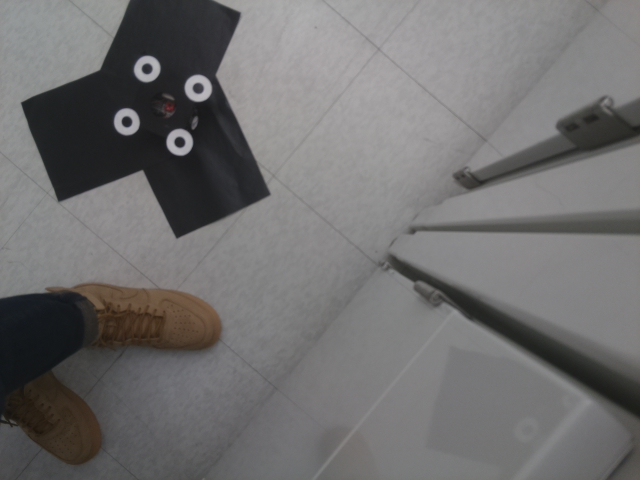
%> input picture platform-test/image.jpg, 640 x 480 px
$ octave main.m   (GNU Octave 9; MATLAB toolbox functions it lacks are replaced by stand-ins)
%> lines starting %> are read from the running program, lines starting %| are printed output that depends on the picture; in (x1, y1, x2, y2) boxes, pixels count from 0 and x2, y2 are one past the last pixel; in counts of white or black regions, pixels touching at a corner belong together; the program's own positions count from 1
%> further down, I is the input picture: size 480x640x3 uint8; mean R, G, B 111.8, 110.9, 110.8
### platform-test/image_position.m
function position = image_position(I)
% Find the 2D position of points on the image

% I = rgb2gray(I);

% Global threshold
W = im2bw(I, graythresh(I)); % White regions
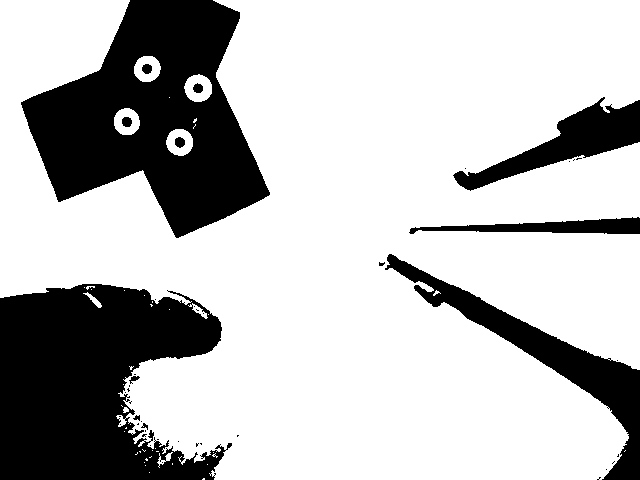
%> W: size 480x640 logical; 73.4% white; 44 black regions (32 under 20 px), largest, box (x1, y1, x2, y2) and area: (21, 0, 270, 238) 32226, (0, 284, 232, 480) 32173, (385, 254, 640, 480) 9129
% figure, imshow(W);

radius1 = 2;
S1 = strel('disk', radius1, 0);
W2 = imopen(W,S1);
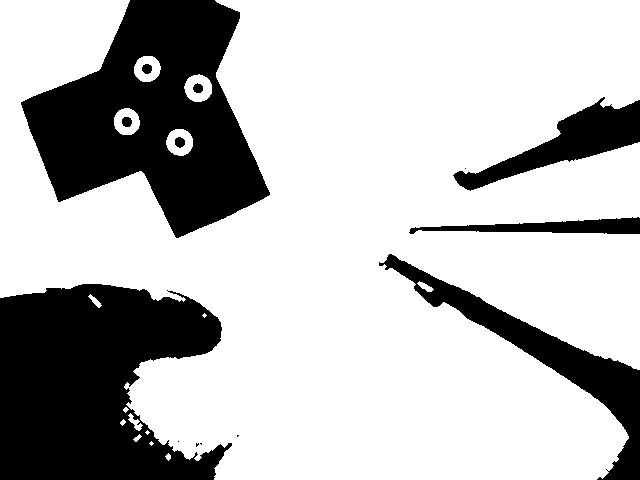
%> W2: size 480x640 logical; 73.1% white; 14 black regions (5 under 20 px), largest, box (x1, y1, x2, y2) and area: (0, 284, 232, 480) 33128, (21, 0, 270, 238) 32251, (379, 254, 640, 480) 9270
% figure, imshow(W2);

B = imcomplement(W);
radius2 = 2;
S2 = strel('disk', radius2, 0);
B2 = imopen(B,S2);
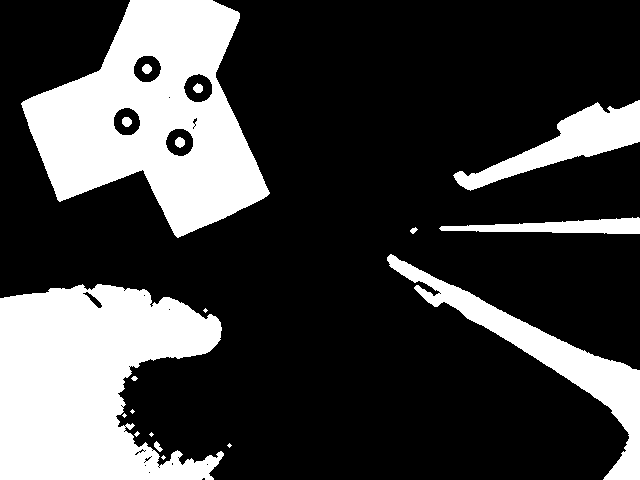
%> B2: size 480x640 logical; 26.2% white; 19 white regions (7 under 20 px)
% figure, imshow(B2)


[LW, nw] = bwlabel(W2); % Get labeled image LW
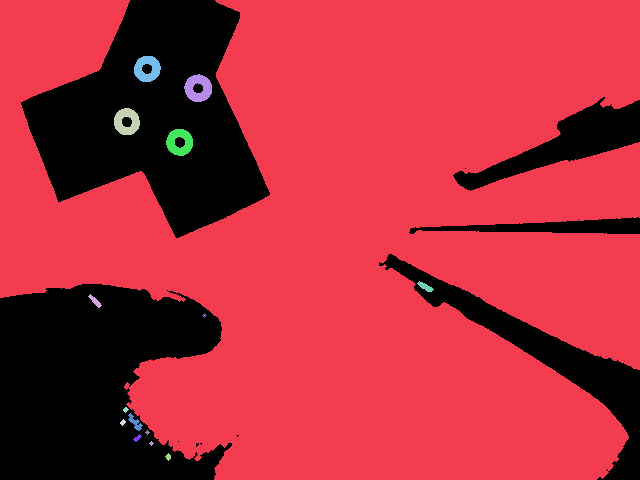
%> LW: size 480x640 double; 16 distinct labels, from 0 to 15; one colour per label, 0 black
%> nw = 15
blobsWhite = regionprops(LW); % All white blobs
%> blobsWhite = 15 regions; largest, box (x1, y1, x2, y2), Area and Centroid: (0, 0, 640, 480) 222100 [362.4 235.5], (184, 74, 212, 102) 529 [198.9 88.8], (166, 129, 193, 156) 492 [180.2 142.8], (114, 108, 140, 135) 478 [127.3 122.2], (134, 56, 161, 82) 478 [147.9 69.4]
[LB, nb] = bwlabel(B2); % Get labeled image LB
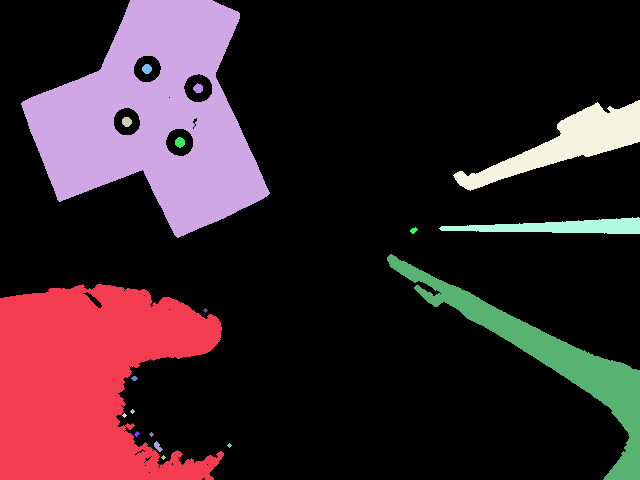
%> LB: size 480x640 double; 20 distinct labels, from 0 to 19; one colour per label, 0 black
%> nb = 19
blobsBlack = regionprops(LB); % All black blobs
%> blobsBlack = 19 regions; largest, box (x1, y1, x2, y2), Area and Centroid: (21, 0, 270, 238) 32218 [154.1 118.7], (0, 284, 224, 480) 31319 [88.6 382.4], (387, 254, 640, 480) 9059 [552.1 360.6], (453, 100, 640, 191) 5475 [568.7 143.8], (439, 217, 640, 234) 2008 [561 227.6]

nccc = 0;
thresh = 1;

for iw = 1:nw
    for ib = 1:nb
        wc = blobsWhite(iw).Centroid;
        bc = blobsBlack(ib).Centroid;
        if norm(wc - bc) < thresh
            % Got a possible CCC; draw a rectangle
             rectangle('Position', blobsWhite(iw).BoundingBox, 'EdgeColor', 'r');
             blobsWhite(iw).BoundingBox;
             nccc = nccc + 1;
             center(nccc,:) = blobsWhite(iw).Centroid;

        end
    end

end
%> this loop made 15 passes
%> after the loop, center = [127.3 122.2; 147.9 69.42; 180.2 142.8; 198.9 88.82]; nccc = 4

position = center;
%> position has the same summary as center

end


% P = insertText(I,position,'Detected Point', 'FontSize',12);
% figure, imshow(P);

### platform-test/main.m
clear all;
close all;
% The main progream
while(true)
tic;
try
    I = imread('image.jpg');
    imshow(I,[]);
    hold on;

    % The points in the model's coordinate system (cm)
    P_M=[  -5     5     5    -5    ;
           -5    -5     5     5    ;
            0     0     0     0     ;
            1     1     1     1     ];
    %       1     2     3     4

    % Define camera parameters
    f = 504; % focal length in pixels
    cx = 320;
    cy = 240;

    %intrinsic parameter matrix
    K=[f 0 cx;
       0 f cy;
       0 0 1];

    % Make an initial guess of the pose [ax ay az tx ty tz]
    x0 = [0; 0; 0; 0; 0; 23];

    position = image_position(I);
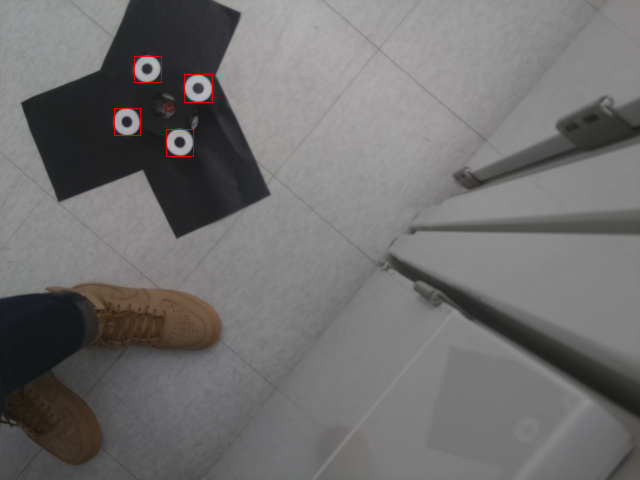
%> figure redrawn from the program's plot data
%> position has the same summary as center in image_position

    % Using convexhull to label the order of points
    x_position = position(:,1);
%> x_position = [127.3; 147.9; 180.2; 198.9]
    y_position = position(:,2);
%> y_position = [122.2; 69.42; 142.8; 88.82]
    DT = delaunayTriangulation(x_position,y_position);
    k = convexHull(DT);

    for i = 1:4
        corners(i,:) = DT.Points(k(i), :);
    end

    % The actual position on the image
    y = [
        corners(1,1); % point 1, col (x)
        corners(1,2); % point 1, row (y)
        corners(2,1); % point 2, col (x)
        corners(2,2); % point 2, row (y)
        corners(3,1); % point 3, col (x)
        corners(3,2); % point 3, row (y)
        corners(4,1); % point 4, col (x)
        corners(4,2) ]; % point 4, row (y)

    % Using least squares pose estimation
    [dy, x] = leastSquareFit(x0, P_M, K, y);

    % Draw coordinate axes onto the image. Scale the length of the axes
    % according to the size of the model, so that the axes are visible.

    W = max(P_M,[],2) - min(P_M,[],2); % Size of model in X,Y,Z
    W = norm(W); % Length of the diagonal of the bounding box

    u0 = fProject(x, [0;0;0;1], K); % origin
    uX = fProject(x, [W;0;0;1], K); % unit X vector
    uY = fProject(x, [0;W;0;1], K); % unit Y vector
    uZ = fProject(x, [0;0;W;1], K); % unit Z vector

    line([u0(1) uX(1)], [u0(2) uX(2)], 'Color', 'r', 'LineWidth', 3);
    line([u0(1) uY(1)], [u0(2) uY(2)], 'Color', 'g', 'LineWidth', 3);
    line([u0(1) uZ(1)], [u0(2) uZ(2)], 'Color', 'b', 'LineWidth', 3);

%     txt1 = 'origin';
%     text(280,240,txt1, 'color', 'y','FontSize',18);

    line([320,320],[240,480], 'color', 'g' ,'LineWidth',3);
    txt2 = 'Y-axis';
    text(320,360,txt2, 'color', 'y');

    line([320,640],[240,240], 'color', 'r' ,'LineWidth',3);
    txt3 = 'X-axis';
    text(480,230,txt3, 'color', 'y');

    % Also print the pose onto the image.
    text(0,450,sprintf('ax=%.2f ay=%.2f az=%.2f tx=%.1f ty=%.1f tz=%.1f', ...
     rad2deg(x(1)), rad2deg(x(2)), rad2deg(x(3)), x(4), x(5), x(6)), ...
     'BackgroundColor', 'w', 'FontSize', 15);
    pause(1);

catch
    disp("Can not implement pose estimation!!");
%> (the run ends here)
